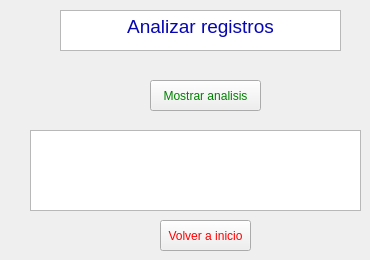
   <widget class="QWidget" name="page_7">
    <widget class="QTextEdit" name="textEdit_15">
     <property name="geometry">
      <rect>
       <x>60</x>
       <y>10</y>
       <width>281</width>
       <height>41</height>
      </rect>
     </property>
     <property name="html">
      <string>&lt;!DOCTYPE HTML PUBLIC &quot;-//W3C//DTD HTML 4.0//EN&quot; &quot;http://www.w3.org/TR/REC-html40/strict.dtd&quot;&gt;
&lt;html&gt;&lt;head&gt;&lt;meta name=&quot;qrichtext&quot; content=&quot;1&quot; /&gt;&lt;meta charset=&quot;utf-8&quot; /&gt;&lt;style type=&quot;text/css&quot;&gt;
p, li { white-space: pre-wrap; }
hr { height: 1px; border-width: 0; }
li.unchecked::marker { content: &quot;\2610&quot;; }
li.checked::marker { content: &quot;\2612&quot;; }
&lt;/style&gt;&lt;/head&gt;&lt;body style=&quot; font-family:'Sans Serif'; font-size:9pt; font-weight:400; font-style:normal;&quot;&gt;
&lt;p align=&quot;center&quot; style=&quot; margin-top:0px; margin-bottom:0px; margin-left:0px; margin-right:0px; -qt-block-indent:0; text-indent:0px;&quot;&gt;&lt;span style=&quot; font-family:'Times New Roman'; font-size:14pt; color:#0606b5;&quot;&gt;Analizar registros&lt;/span&gt;&lt;/p&gt;&lt;/body&gt;&lt;/html&gt;</string>
     </property>
    </widget>
    <widget class="QTextEdit" name="textEdit_16">
     <property name="geometry">
      <rect>
       <x>30</x>
       <y>130</y>
       <width>331</width>
       <height>81</height>
      </rect>
     </property>
    </widget>
    <widget class="QPushButton" name="pushButton_19">
     <property name="geometry">
      <rect>
       <x>160</x>
       <y>220</y>
       <width>91</width>
       <height>31</height>
      </rect>
     </property>
     <property name="styleSheet">
      <string notr="true">color: red
</string>
     </property>
     <property name="text">
      <string>Volver a inicio</string>
     </property>
    </widget>
    <widget class="QPushButton" name="pushButton_13">
     <property name="geometry">
      <rect>
       <x>150</x>
       <y>80</y>
       <width>111</width>
       <height>31</height>
      </rect>
     </property>
     <property name="styleSheet">
      <string notr="true">color: green
</string>
     </property>
     <property name="text">
      <string>Mostrar analisis</string>
     </property>
    </widget>
   </widget>
